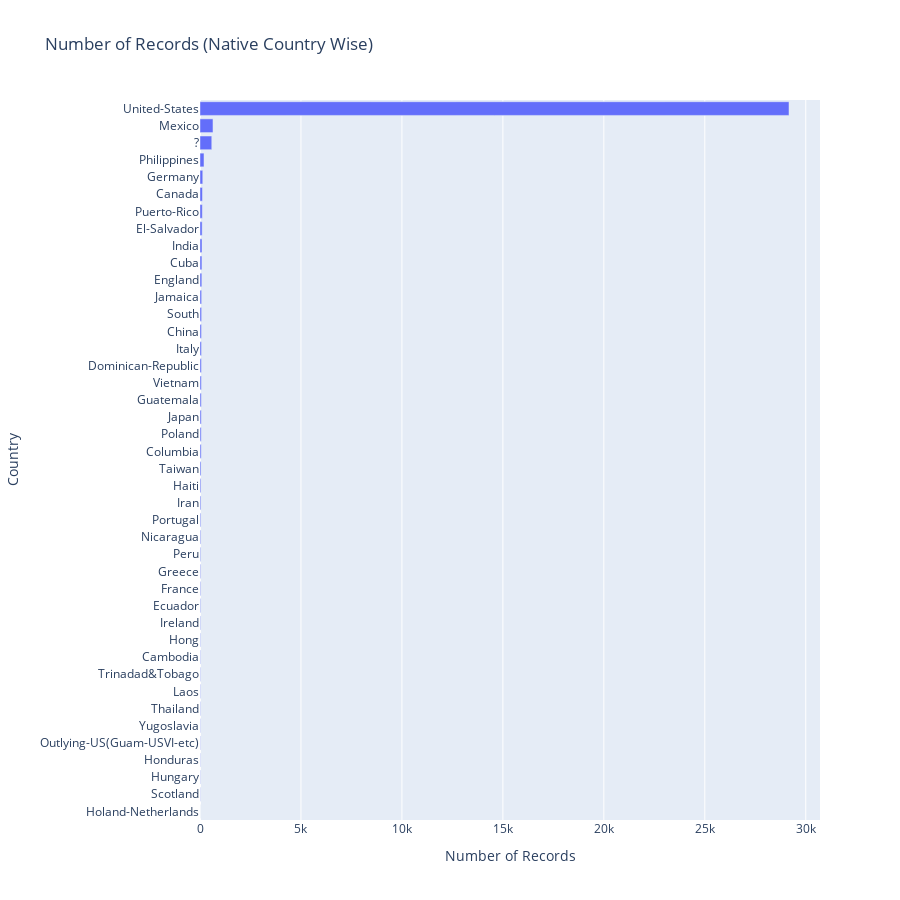
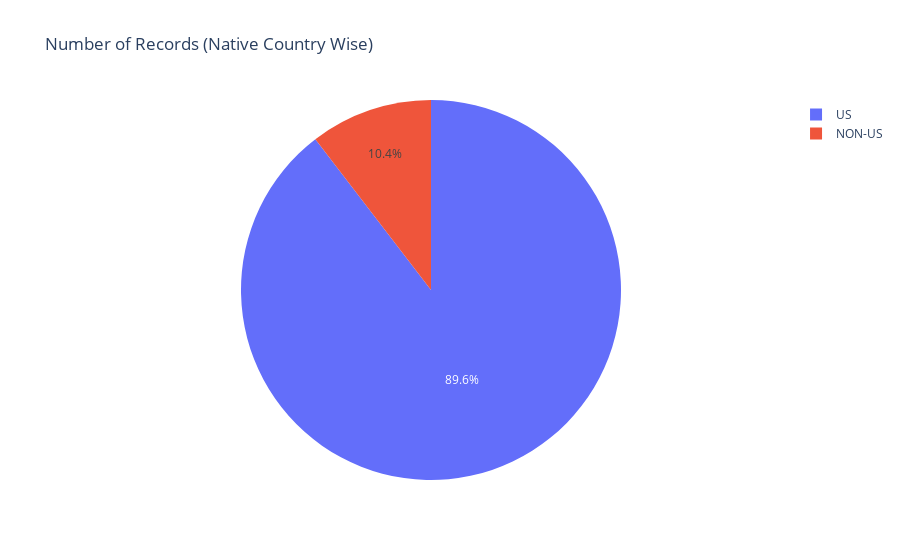

The code cell stored with these charts, in order, in its notebook:
### Markdown cell above
##### Number of Records (Native Country Wise)

### Code cell
#Plotting Graph of Number of Records grouped by Native Country
temp = df_original['native_country'].groupby(df_original['native_country']).count().reset_index(name='count')
temp = temp.sort_values('count')
fig = px.bar(temp, 
             y='native_country', 
             x='count', 
             title='Number of Records (Native Country Wise)', 
             labels={'native_country': 'Country', 'count': 'Number of Records'})
fig.update_layout(height=900)
fig.show()

#Plotting Graph of Native Country US vs NON-US
temp=pd.DataFrame()
temp['native_country'] = df_original['native_country'].copy()
temp['native_country'] = np.where(temp['native_country']==" United-States","US","NON-US")
temp = temp.groupby('native_country').size().reset_index(name = 'count')
fig = px.pie(temp, 
             names='native_country', 
             values='count',
             title='Number of Records (Native Country Wise)',
             labels={'native_country': 'Country', 
                     'count': 'Number of Records'})
fig.show()

### Figure 1 — Plotly figure (JSON) as saved in the notebook; plotly's stock layout.template omitted (floating-point values rounded to 4 significant figures)
{"data": [{"alignmentgroup": "True", "hovertemplate": "Number of Records=%{x}<br>Country=%{y}<extra></extra>", "legendgroup": "", "marker": {"color": "#636efa", "pattern": {"shape": ""}}, "name": "", "offsetgroup": "", "orientation": "h", "showlegend": false, "textposition": "auto", "type": "bar", "x": [1, 12, 13, 13, 14, 16, 18, 18, 19, 19, 20, 24, 28, 29, 29, 31, 34, 37, 43, 44, 51, 59, 60, 62, 64, 67, 70, 73, 75, 80, 81, 90, 95, 100, 106, 114, 121, 137, 198, 583, 643, 29170], "xaxis": "x", "y": [" Holand-Netherlands", " Scotland", " Hungary", " Honduras", " Outlying-US(Guam-USVI-etc)", " Yugoslavia", " Thailand", " Laos", " Trinadad&Tobago", " Cambodia", " Hong", " Ireland", " Ecuador", " France", " Greece", " Peru", " Nicaragua", " Portugal", " Iran", " Haiti", " Taiwan", " Columbia", " Poland", " Japan", " Guatemala", " Vietnam", " Dominican-Republic", " Italy", " China", " South", " Jamaica", " England", " Cuba", " India", " El-Salvador", " Puerto-Rico", " Canada", " Germany", " Philippines", " ?", " Mexico", " United-States"], "yaxis": "y"}], "layout": {"barmode": "relative", "height": 900, "legend": {"tracegroupgap": 0}, "title": {"text": "Number of Records (Native Country Wise)"}, "xaxis": {"anchor": "y", "domain": [0, 1], "title": {"text": "Number of Records"}}, "yaxis": {"anchor": "x", "domain": [0, 1], "title": {"text": "Country"}}}}

### Figure 2 — Plotly figure (JSON) as saved in the notebook; plotly's stock layout.template omitted (floating-point values rounded to 4 significant figures)
{"data": [{"domain": {"x": [0, 1], "y": [0, 1]}, "hovertemplate": "Country=%{label}<br>Number of Records=%{value}<extra></extra>", "labels": ["NON-US", "US"], "legendgroup": "", "name": "", "showlegend": true, "type": "pie", "values": [3391, 29170]}], "layout": {"legend": {"tracegroupgap": 0}, "title": {"text": "Number of Records (Native Country Wise)"}}}
